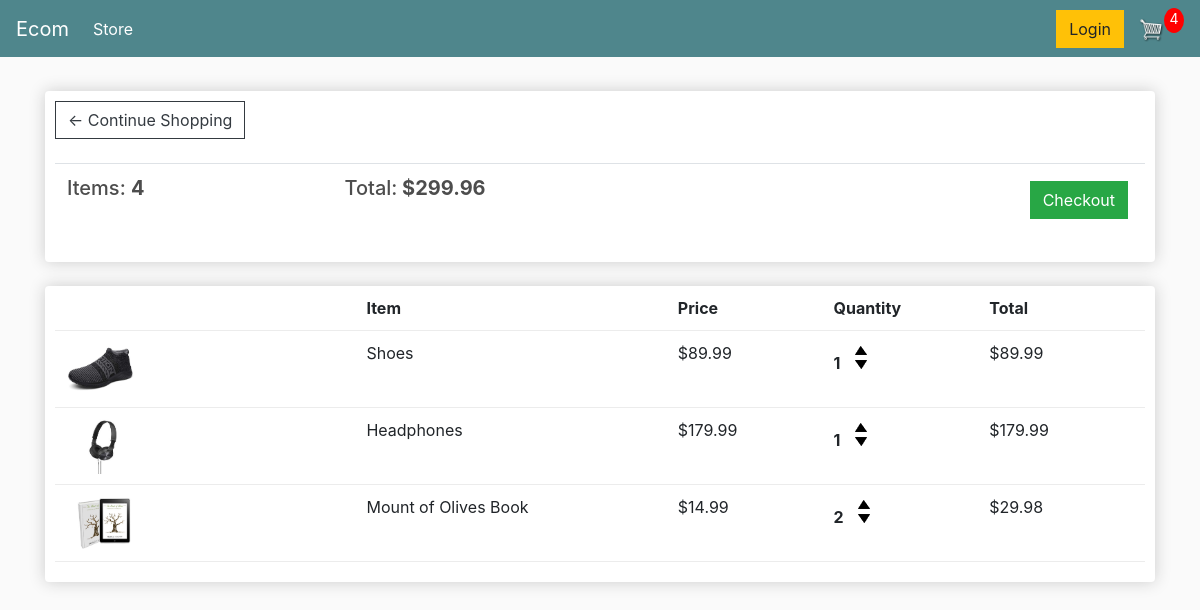
The app's page /cart/ (signed in) with its own data.
### store/models.py (models this page shows, shortened)
class Order(models.Model):
	customer = models.ForeignKey(Customer, on_delete=models.SET_NULL, null=True, blank=True)
	date_ordered = models.DateTimeField(auto_now_add=True)
	complete = models.BooleanField(default=False)
	transaction_id = models.CharField(max_length=100, null=True)
	@property
	def get_cart_total(self):
		orderitems = self.orderitem_set.all()
		total = sum([item.get_total for item in orderitems])
		return total
	@property
	def get_cart_items(self):
		orderitems = self.orderitem_set.all()
		total = sum([item.quantity for item in orderitems])
		return total

class OrderItem(models.Model):
	product = models.ForeignKey(Product, on_delete=models.SET_NULL, null=True)
	order = models.ForeignKey(Order, on_delete=models.SET_NULL, null=True)
	quantity = models.IntegerField(default=0, null=True, blank=True)
	date_added = models.DateTimeField(auto_now_add=True)
	@property
	def get_total(self):
		total = self.product.price * self.quantity
		return total

class Product(models.Model):
	name = models.CharField(max_length=200, null=True)
	price = models.DecimalField(max_digits=7, decimal_places=2)
	digital = models.BooleanField(default=False, null=True, blank=True)
	image = models.ImageField(upload_to='products/', null=True, blank=True)

### store/views.py (the view)
# urls.py: path('cart/', views.cart, name='cart'),
def cart(request):
	data = cartData(request)
	cartItems = data['cartItems']
	order = data['order']
	items = data['items']
	context = {'items':items, 'order':order, 'cartItems':cartItems}
	return render(request, 'store/cart.html', context)

### store/utils.py (called while the page is built)
def cartData(request):
	if request.user.is_authenticated:
		customer = request.user.customer
		order, created = Order.objects.get_or_create(customer=customer, complete=False)
		items = order.orderitem_set.all()
		cartItems = order.get_cart_items
	else:
		cookieData = cookieCart(request)
		cartItems = cookieData['cartItems']
		order = cookieData['order']
		items = cookieData['items']
	return {'cartItems':cartItems ,'order':order, 'items':items}

### store/templates/store/cart.html
{% extends 'store/main.html' %}
{% load static %}
{% block content %}
	<div class="row">
		<div class="col-lg-12">
			<div class="box-element">
				<a  class="btn btn-outline-dark" href="{% url 'store' %}">&#x2190; Continue Shopping</a>
				<br>
				<br>
				<table class="table">
					<tr>
						<th><h5>Items: <strong>{{order.get_cart_items}}</strong></h5></th>
						<th><h5>Total:<strong> ${{order.get_cart_total|floatformat:2}}</strong></h5></th>
						<th>
							<a  style="float:right; margin:5px;" class="btn btn-success" href="{% url 'checkout' %}">Checkout</a>
						</th>
					</tr>
				</table>
			</div>
			<br>
			<div class="box-element">
				<div class="cart-row">
					<div style="flex:2"></div>
					<div style="flex:2"><strong>Item</strong></div>
					<div style="flex:1"><strong>Price</strong></div>
					<div style="flex:1"><strong>Quantity</strong></div>
					<div style="flex:1"><strong>Total</strong></div>
				</div>
				{% for item in items %}
				<div class="cart-row">
					<div style="flex:2"><img class="row-image" src="{{item.product.image.url}}"></div>
					<div style="flex:2"><p>{{item.product.name}}</p></div>
					<div style="flex:1"><p>${{item.product.price|floatformat:2}}</p></div>
					<div style="flex:1">
						<p class="quantity">{{item.quantity}}</p>
						<div class="quantity">
							<img data-product="{{item.product.id}}" data-action="add" class="chg-quantity update-cart" src="{% static  'images/arrow-up.png' %}">
							<img data-product="{{item.product.id}}" data-action="remove" class="chg-quantity update-cart" src="{% static  'images/arrow-down.png' %}">
						</div>
					</div>
					<div style="flex:1"><p>${{item.get_total|floatformat:2}}</p></div>
				</div>
				{% endfor %}
			</div>
		</div>
	</div>
{% endblock content %}

### static/css/main.css (style rules this page uses)
body { background-color: hsl(0, 0%, 98%); }
h1,h2,h3,h4,h5,h6 { color:hsl(0, 0%, 30%); }
.box-element { box-shadow:hsl(0, 0%, 80%) 0 0 16px; background-color: #fff; border-radius: 4px; padding: 10px; }
.col-lg-4, .col-lg-6, .col-lg-8, .col-lg-12 { margin-top: 10px; }
.btn { border-radius: 0; }
.row-image { width: 100px; }
.cart-row { display: flex; align-items: flex-stretch; padding-bottom: 10px; margin-bottom: 10px; border-bottom: 1px solid #ececec; }
.quantity { display: inline-block; font-weight: 700; padding-right:10px; }
.chg-quantity { width: 12px; cursor: pointer; display: block; margin-top: 5px; transition:.1s; }

### records on screen
Order: get_cart_items "4", get_cart_total "299.96"
OrderItem: product.image (picture), product.name "Shoes", product.price "89.99", quantity "1", get_total "89.99"
OrderItem: product.image (picture), product.name "Headphones", product.price "179.99", quantity "1", get_total "179.99"
OrderItem: product.image (picture), product.name "Mount of Olives Book", product.price "14.99", quantity "2", get_total "29.98"

### other values on screen
{{ cartItems }} "4"
